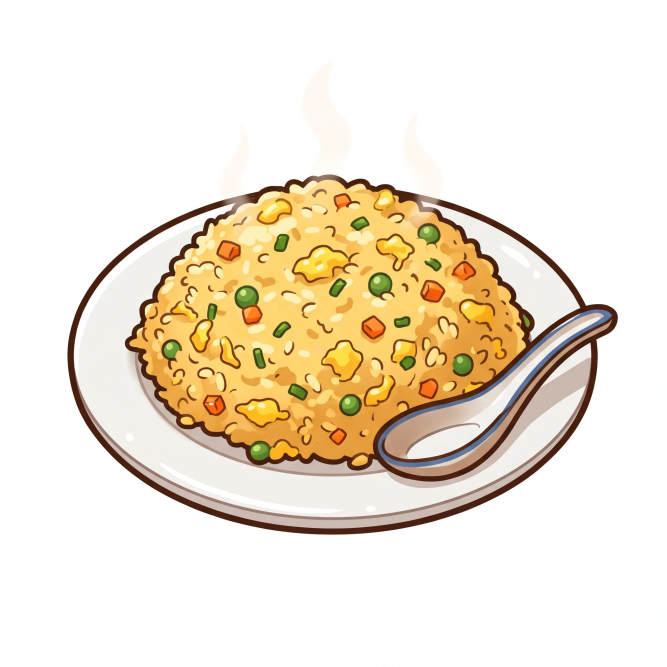
#> input picture art_inbox/dish-eggfriedrice.webp, 2000 x 2000 px (shown at 1/3 size)
$ python make_round3.py
#> lines starting #> are read from the running program, lines starting #| are printed output that depends on the picture; after the words box and inside, x2 and y2 are one past the last pixel; in counts of white or black regions, pixels touching at a corner belong together
"""Đợt 3 (bản quốc tế): tách nền, cắt bảng hình, lưu webp vào assets/.
Chạy: python3 tools/make_round3.py   (ảnh nguồn nằm trong art_inbox/)
"""
import os
import numpy as np
from PIL import Image, ImageFilter
from scipy import ndimage

ROOT = os.path.dirname(os.path.dirname(os.path.abspath(__file__)))
INBOX, OUT = os.path.join(ROOT, "art_inbox"), os.path.join(ROOT, "assets")


def cutout(im):
    a = np.asarray(im.convert("RGB")).astype(np.int16)
    mx, mn = a.max(2), a.min(2)
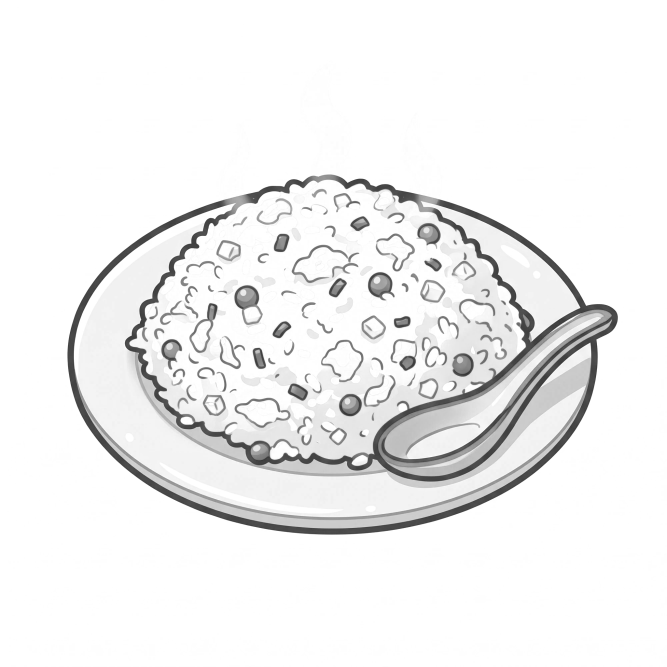
#> mx: shape (2000, 2000) int16 (shown at 1/3 size); min 46, max 255, mean 240.4
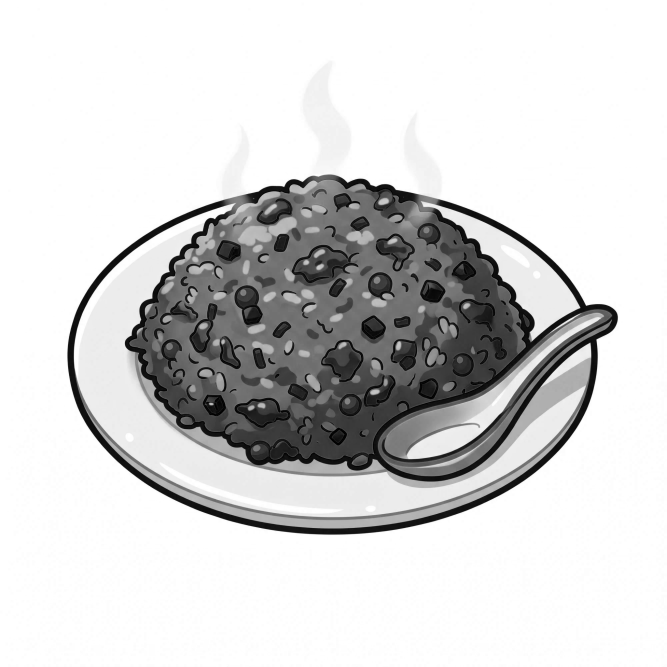
#> mn: shape (2000, 2000) int16 (shown at 1/3 size); min 0, max 255, mean 211.7
    lab, _ = ndimage.label((mn > 226) & ((mx - mn) < 24))
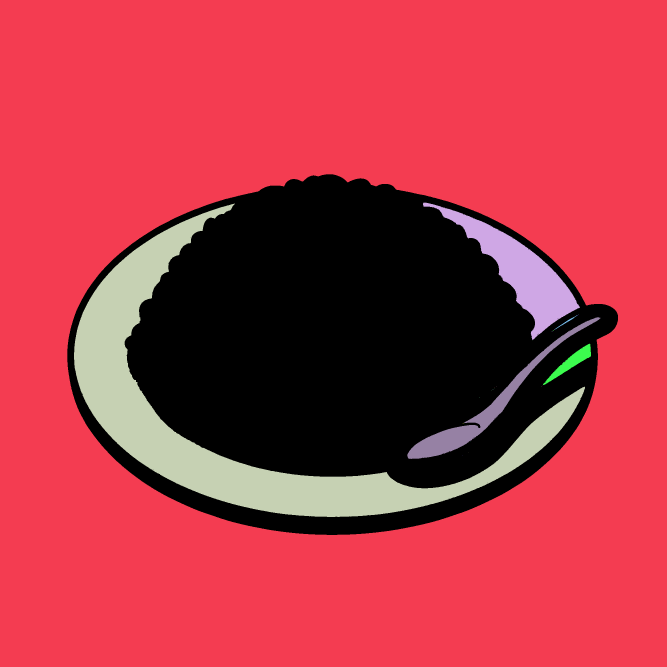
#> lab: shape (2000, 2000) int32 (shown at 1/3 size); 38 distinct labels, from 0 to 37; one colour per label, 0 black
    border = set(np.unique(np.concatenate([lab[0], lab[-1], lab[:, 0], lab[:, -1]]))) - {0}
#> border = 1 item
    fg = ~ndimage.binary_dilation(np.isin(lab, list(border)), iterations=1)
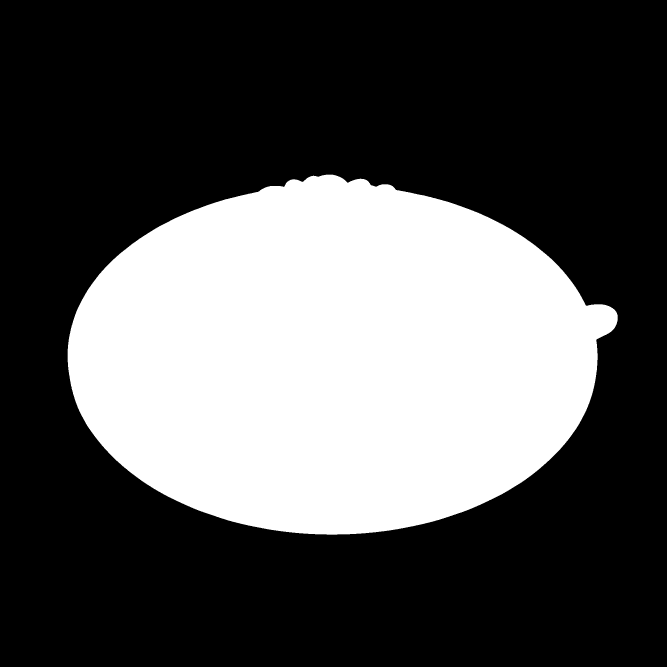
#> fg: shape (2000, 2000) bool (shown at 1/3 size); 33.2% white; 1 white region, box (x1, y1, x2, y2) and area: (203, 524, 1853, 1604) 1326318
    fl, n = ndimage.label(fg)
#> n = 1
    if n:
        sizes = ndimage.sum(fg, fl, range(1, n + 1))
#> sizes = [1326318]
        fg = np.isin(fl, [i + 1 for i, s in enumerate(sizes) if s >= 0.004 * sizes.max()])
    out = im.convert("RGBA")
    out.putalpha(Image.fromarray((fg * 255).astype(np.uint8)).filter(ImageFilter.GaussianBlur(1.2)))
    return out.crop(out.getbbox())
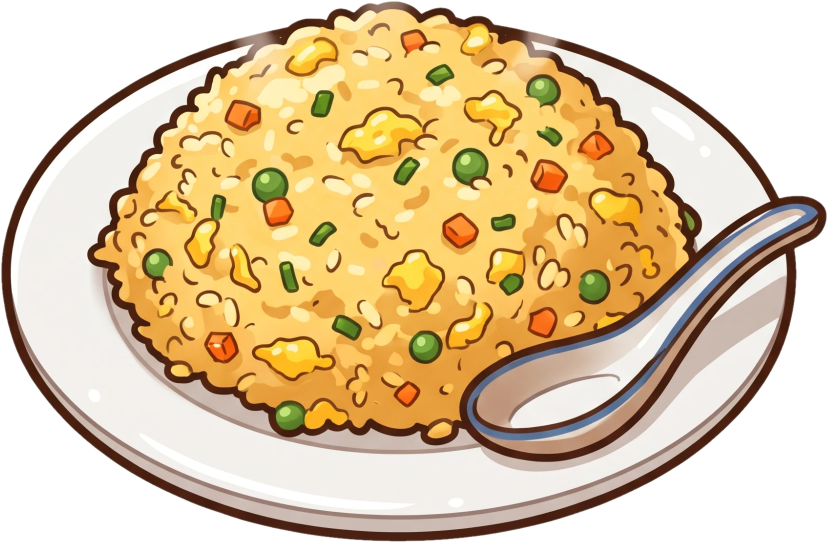
#> returned value: PIL image 1656x1086 RGBA (shown at 1/2 size); mean R, G, B, A 221.4, 197.9, 159.9, 188.1; transparent parts drawn white


def save(img, name, w):
#> called with name = 'dish-eggfriedrice', w = 300
    if img.width > w:
        img = img.resize((w, round(img.height * w / img.width)), Image.LANCZOS)
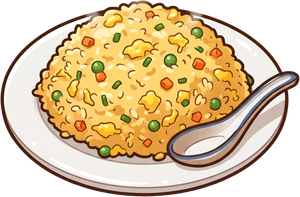
#> img: PIL image 300x197 RGBA; mean R, G, B, A 157, 133.4, 95.4, 188.1; transparent parts drawn white
    img.save(os.path.join(OUT, name + ".webp"), "WEBP", quality=88, method=6)
    print(name, img.size)
#| dish-eggfriedrice (300, 197)


# 10 món vẽ lẻ
for n in ["eggfriedrice", "omelette", "padthai", "ramen", "sandwich", "spaghetti", "sweetsour", "tacos", "teriyaki", "tomyum"]:
    save(cutout(Image.open(f"{INBOX}/dish-{n}.webp")), f"dish-{n}", 300)
#> pass 2 of the loop `for n in ["eggfriedrice", "omelette", "padthai", "ramen", "sandwich", ..`:
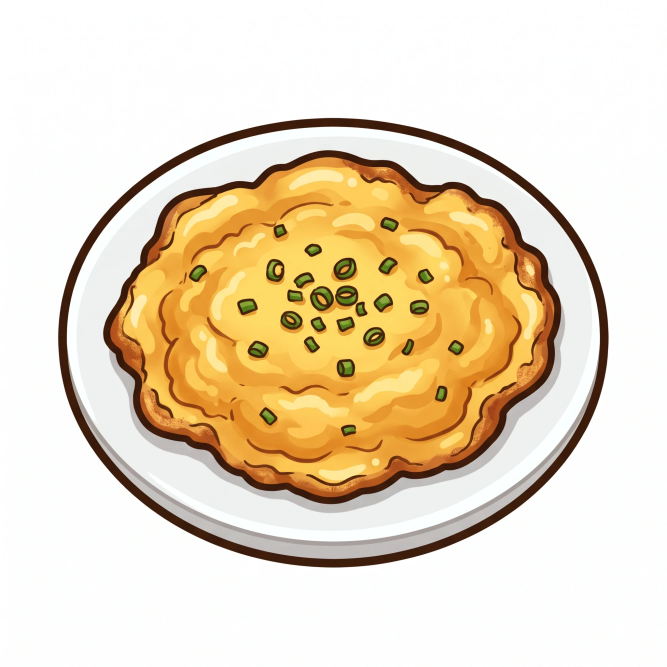
#> input picture art_inbox/dish-omelette.webp, 2000 x 2000 px (shown at 1/3 size)
#> lab: shape (2000, 2000) int32; 3 distinct labels, from 0 to 2
#> in cutout (call 2), `fg = ~ndimage.binary_dilation(np.isin(lab, list(border)), iterations=1)`:
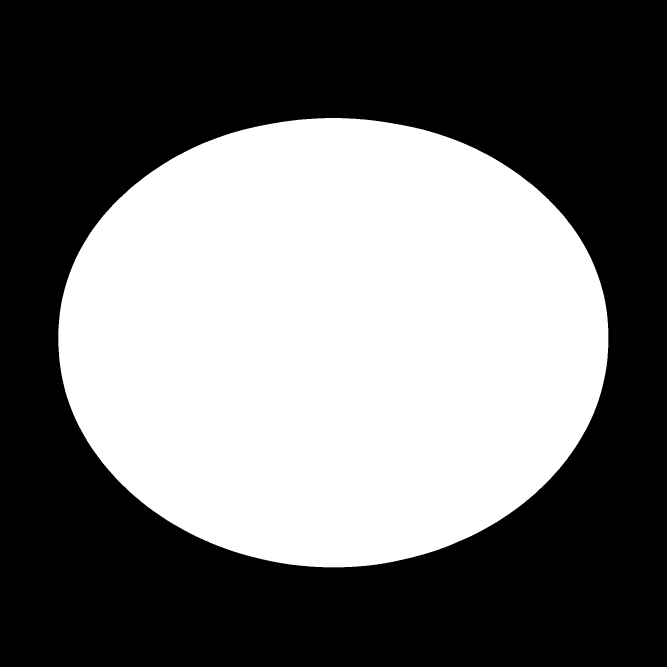
#> fg: shape (2000, 2000) bool (shown at 1/3 size); 43.8% white; 1 white region, box (x1, y1, x2, y2) and area: (175, 354, 1825, 1702) 1750757
#> sizes = [1750757]
#> in save (call 2), `img = img.resize((w, round(img.height * w / img.width)), Image.LANCZOS)`:
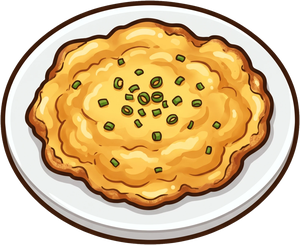
#> img: PIL image 300x245 RGBA; mean R, G, B, A 164.7, 136.5, 91.8, 199.1; transparent parts drawn white
#| dish-omelette (300, 245)
#> (the run stopped early here; a loop or call above may not have finished)
